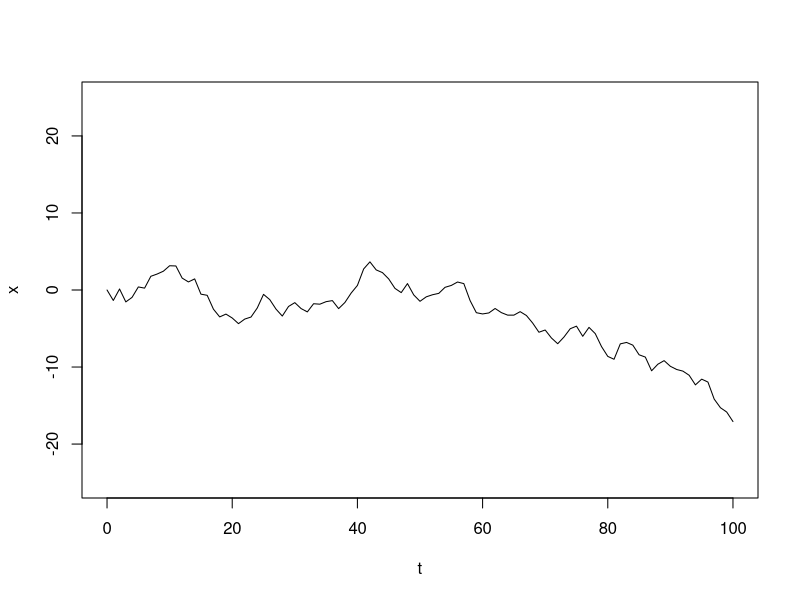
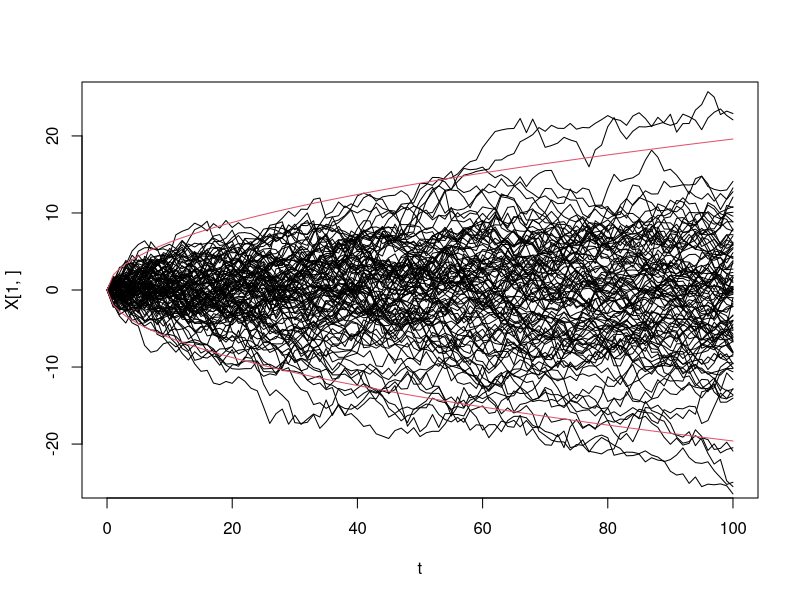
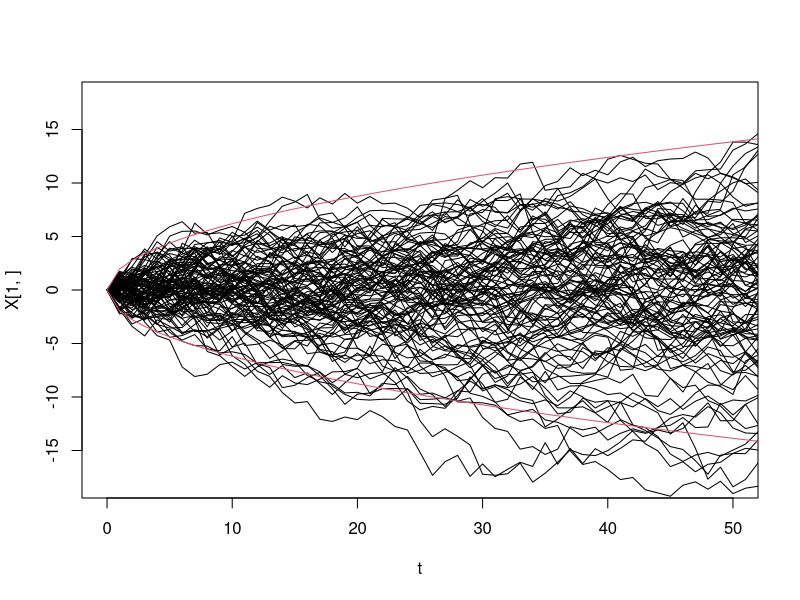

Write R code to recreate these figures, in order. (Note: this script raises an error after producing the figures.)
# rm(list=ls())

# install.packages("tseries")
library(tseries)
library(forecast)
library(quantmod)

## Gaussian random walk
t <- c(0:100)
eps <- rnorm(100, 0, 1)
x <- c(0, cumsum(eps))
plot(t, x, type = "l", ylim = c(-25, 25))

random_walk = function(N, n){
  e=matrix(rnorm(N*n), nrow=N, ncol=n)
  return(t(apply(e, 1, cumsum)))
}

RW = random_walk(100, 100)
X <- cbind(rep(0, 100), RW)

plot(t, X[1,], ylim = c(-25, 25), type = "l")
apply(X[2:100, ], 1, function(x, t) lines(t, x), t = t)
lines(t, sqrt(t)*1.96, col=2); lines(t, -sqrt(t)*1.96, col=2)

plot(t, X[1,], xlim = c(0, 50), ylim = c(-18, 18), type = "l")
apply(X[2:100, ], 1, function(x, t) lines(t, x), t = t)
lines(t, sqrt(t)*1.96, col=2); lines(t, -sqrt(t)*1.96, col=2)


## approximation of Brownian motion
Wns = function(mat, s){
  n=ncol(mat)
  ns=floor(n*s)
  if (ns < 1) {
    N=nrow(mat)
    return(rep(0, N))
  }
  return(mat[, ns]/sqrt(n))
}

RW = random_walk(10000, 10000)

t1=0.1; t2=0.3; t3=0.9
Wt1 = Wns(RW, t1)
Wt2 = Wns(RW, t2)
Wt3 = Wns(RW, t3)

Wns(RW, 0)
mean(Wt3)
var(Wt3)

mean(Wt3-Wt2)
var(Wt3-Wt2)
cor(Wt3-Wt2, Wt2-Wt1)
cor(Wt2-Wt1, Wt1)

## normality test
# Jarque-Beta test
jarque.bera.test(Wt3-Wt2)

# Shapiro-Wilk test
shapiro.test((Wt3-Wt2)[1:5000])

# Kolmogorov-Smirnov test
ks.test(Wt3-Wt2, rnorm(seq(-3,3,length=1000), mean(Wt3-Wt2), sd(Wt3-Wt2)))
ks.test(Wt3-Wt2, "pnorm", mean(Wt3-Wt2), sd(Wt3-Wt2))


### unit root test, H0 : phi = 1
?adf.test

## iid vs RW
x <- rnorm(1000)  # no unit-root
adf.test(x)

y <- diffinv(x)   # contains a unit-root
adf.test(y)

## ARIMA(1,1,1)
set.seed(1)
dara_arima111 <- arima.sim(model=list(order=c(1,1,1), ar=0.2, ma=0.3), n=1000)

adf.test(dara_arima111) # arima(1,1,1)

adf.test(diff(dara_arima111))


## non-stationary AR(1); X_t = phi*X_{t-1} + e_t
phi = -1 # phi = 1.1

set.seed(1)
dara_arima1113 = 0
for(i in 2:1000){
  dara_arima1113[i] = phi*dara_arima1113[i-1] + rnorm(1)
}
plot(dara_arima1113)

adf.test(dara_arima1113) # phi<1, but non-stationary

# explosive test, H1 : phi > 1
adf.test(dara_arima1113, alternative = "explosive")


## convergence rate & sationarity
set.seed(1)
data_ar1_n100 <- arima.sim(model=list(order=c(1,0,0), ar=0.9), n=100)
data_ar1_n1000 <- arima.sim(model=list(order=c(1,0,0), ar=0.9), n=1000)

adf.test(data_ar1_n100)

adf.test(data_ar1_n1000)


### model identification

## acf and pacf
set.seed(1)
data_ar2 = arima.sim(model=list(order=c(2,0,0), ar=c(0.2, 0.5)), n=1000)
data_ma2 = arima.sim(model=list(order=c(0,0,2), ma=c(0.4, 0.3)), n=1000)
data_arma21 = arima.sim(model=list(order=c(2,0,1), ar=c(0.2, 0.5), ma=0.3), n=1000)

acf(data_ar2)
pacf(data_ar2)

acf(data_ma2)
pacf(data_ma2)

acf(data_arma21)
pacf(data_arma21)

## aicc, aic, bic
set.seed(1)
dara_arima111 = arima.sim(model=list(order=c(1,1,1), ar=0.5, ma=0.3), n=1000)
plot(dara_arima111)

fit_ar1 <- Arima(dara_arima111, order=c(1,0,0))
fit_ma1 <- Arima(dara_arima111, order=c(0,0,1))
fit_arima111 <- Arima(dara_arima111, order=c(1,1,1))
fit_auto <- auto.arima(dara_arima111, allowdrift = F)
# phi(B)*(X_t-b*t-c) = theta(B)*e_t
# phi(B)*(DX_t-b) = theta(B)*e_t, DX_t=X_t-X_{t-1}, b:drift

fit_ar1$aic
fit_ma1$aic
fit_arima111$aic
fit_auto$aic

### model diagnostics
res_ma1 <- fit_ma1$residuals
res_arima111 <- fit_arima111$residuals

## Graphical methods
mean(res_ma1)
acf(res_ma1)
plot(res_ma1, type='l')

hist(res_ma1)
qqnorm(res_ma1)
qqline(res_ma1, col = "steelblue", lwd = 2)

mean(res_arima111)
plot(res_arima111, type='l')
hist(res_arima111)
qqnorm(res_arima111)
qqline(res_arima111, col = "steelblue", lwd = 2)
acf(res_arima111)

## autocorrelation of residuals
# Ljung-Box test
Box.test(res_ma1, type="Ljung-Box")
Box.test(res_arima111, type="Ljung-Box")
Box.test(res_ma1) # Box-Pierce
Box.test(res_arima111)

# Durbin-Watson test
d_ma1 = sum((res_ma1 - Lag(res_ma1))^2, na.rm = TRUE) / sum(res_ma1^2, na.rm = TRUE); d_ma1
d_arima111 = sum((res_arima111 - Lag(res_arima111))^2, na.rm = TRUE) / 
  sum(res_arima111^2, na.rm = TRUE); d_arima111

## normality test
# Jarque-Beta test
jarque.bera.test(res_ma1)
jarque.bera.test(res_arima111)

# Shapiro-Wilk test
shapiro.test(res_ma1)
shapiro.test(res_arima111)

# Kolmogorov-Smirnov test
ks.test(res_ma1, rnorm(seq(-3,3,length=1000), mean(res_ma1), sd(res_ma1)))
ks.test(res_ma1, "pnorm", mean(res_ma1), sd(res_ma1))

ks.test(res_arima111, rnorm(seq(-3,3,length=1000), mean(res_arima111), sd(res_arima111)))
ks.test(res_arima111, "pnorm", mean(res_arima111), sd(res_arima111))
